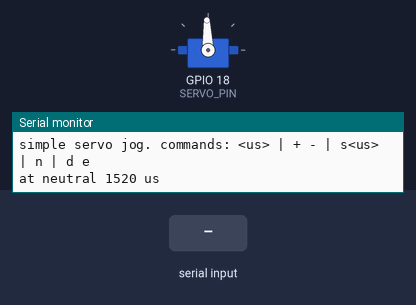
This sketch was run on a simulated ESP32. Parts: servo, the last lines printed to the serial monitor. The inputs (shaded band) are chosen by the test bench.

Above: at 2.7 s.
2.8 s: "90,45\n" received over Serial
At 3.7 s:
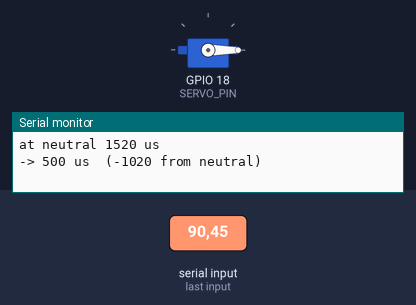
4.3 s: "n\n" received over Serial
At 4.8 s:
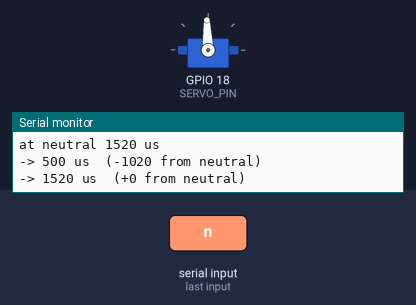
5.8 s: "30,150\n" received over Serial
At 7.2 s:
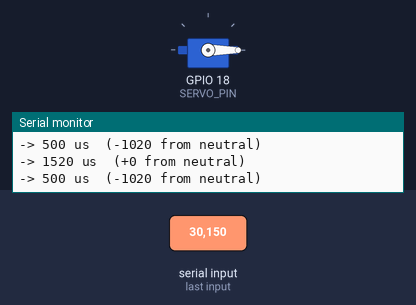
Timing chart, 0 to 8.8 s (numbered marks = the images above; inputs shaded):
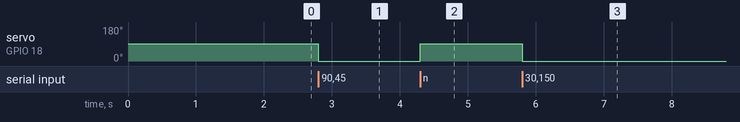

The sketch:

servo_simple.ino
```cpp
/* =====================================================================
   Simple servo jog  —  ESP32-WROOM-32D + PTK 8515MG-D
   ---------------------------------------------------------------------
   The bare minimum to find the mechanical limit angle by hand.  No IMU,
   no tests, no files.  Type a pulse, watch the ring move, note where it
   stops.  That's it.

   WIRING
     Servo signal -> GPIO 18
     Servo power  -> separate BEC 7.4V, common GND with the ESP32
     (do NOT power the servo from the board 5V pin)

   SERIAL 115200, newline ending.  Commands:
     1500     go to 1500 us
     +  -     nudge by the step (default 10 us)
     s 5      set step to 5 us
     n        neutral (1520 us)
     d        detach — servo goes LIMP (press the moment it buzzes)
     e        re-attach

   FIND THE LIMIT
     From neutral, set a small step (s 5) and tap '+' until the ring
     stops moving but the servo starts straining/buzzing.  That pulse is
     the mechanical stop.  Press 'd' immediately, write down the last
     pulse that still moved, back off ~30 us.  Holding against a hard
     stop cooks the gears.
   ===================================================================== */

#include <ESP32Servo.h>

#define SERVO_PIN   18
#define SERVO_HZ    333       // PTK 8515MG-D; use 50 for a generic SG90
#define PULSE_MIN   500
#define PULSE_MAX   2500
#define NEUTRAL     1520

Servo servo;
int  pos  = NEUTRAL;
int  step = 10;
bool attached = false;

void goTo(int us) {
  if (!attached) { Serial.println("detached - press 'e'"); return; }
  if (us < PULSE_MIN) us = PULSE_MIN;
  if (us > PULSE_MAX) us = PULSE_MAX;
  pos = us;
  servo.writeMicroseconds(pos);
  Serial.printf("-> %d us  (%+d from neutral)\n", pos, pos - NEUTRAL);
}

void handle(String s) {
  s.trim();
  if (!s.length()) return;

  if (isDigit(s.charAt(0))) { goTo(s.toInt()); return; }
  if (s == "+") { goTo(pos + step); return; }
  if (s == "-") { goTo(pos - step); return; }
  if (s == "n") { goTo(NEUTRAL);    return; }
  if (s == "d") { servo.detach(); attached = false;
                  Serial.println("DETACHED - limp"); return; }
  if (s == "e") { servo.attach(SERVO_PIN, PULSE_MIN, PULSE_MAX);
                  attached = true; servo.writeMicroseconds(pos);
                  Serial.println("attached"); return; }
  if (s.charAt(0) == 's') {
    int v = s.substring(1).toInt();
    if (v >= 1 && v <= 200) { step = v; Serial.printf("step = %d us\n", step); }
    return;
  }
  Serial.println("? type a number, + - n s<us> d e");
}

void setup() {
  Serial.begin(115200);
  delay(1500);

  ESP32PWM::allocateTimer(0);
  servo.setPeriodHertz(SERVO_HZ);
  servo.attach(SERVO_PIN, PULSE_MIN, PULSE_MAX);
  servo.writeMicroseconds(pos);
  attached = true;

  Serial.println("simple servo jog. commands: <us> | + - | s<us> | n | d e");
  Serial.printf("at neutral %d us\n", NEUTRAL);
}

void loop() {
  static String buf;
  while (Serial.available()) {
    char c = Serial.read();
    if (c == '\n' || c == '\r') { handle(buf); buf = ""; }
    else if (buf.length() < 16) buf += c;
  }
}
```

Measured:
- after the input at 2.8 s, servo on GPIO 18 (SERVO_PIN): 92° → 0° at once
- after the input at 4.3 s, servo on GPIO 18 (SERVO_PIN): 0° → 92° at once
- after the input at 5.8 s, servo on GPIO 18 (SERVO_PIN): 92° → 0° at once
